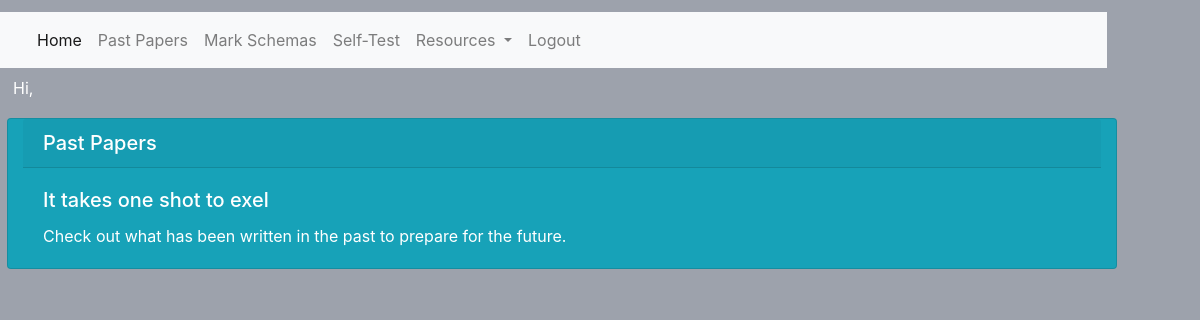
The page /lessons/past_papers/ (signed in) on the database as committed earlier.
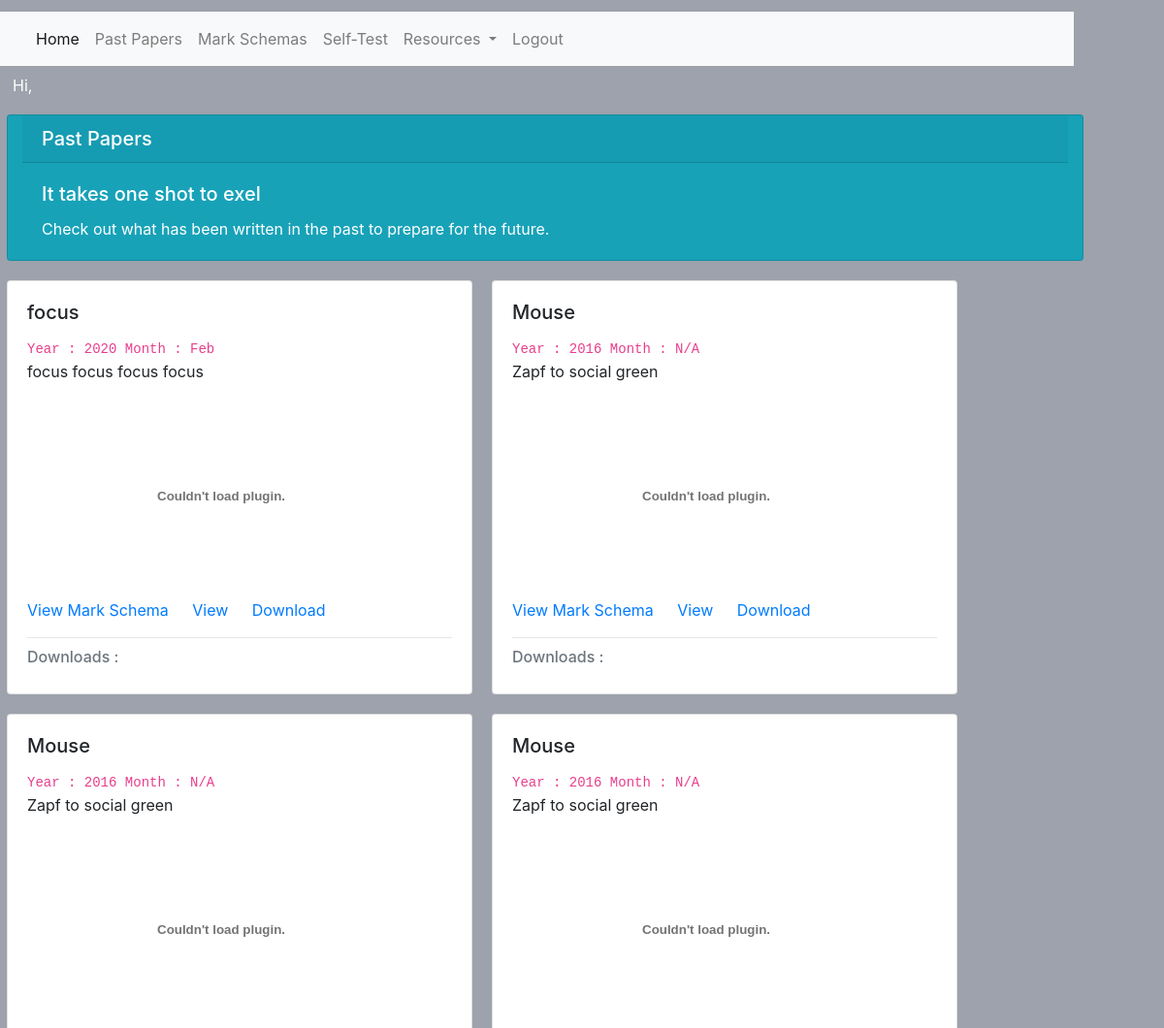
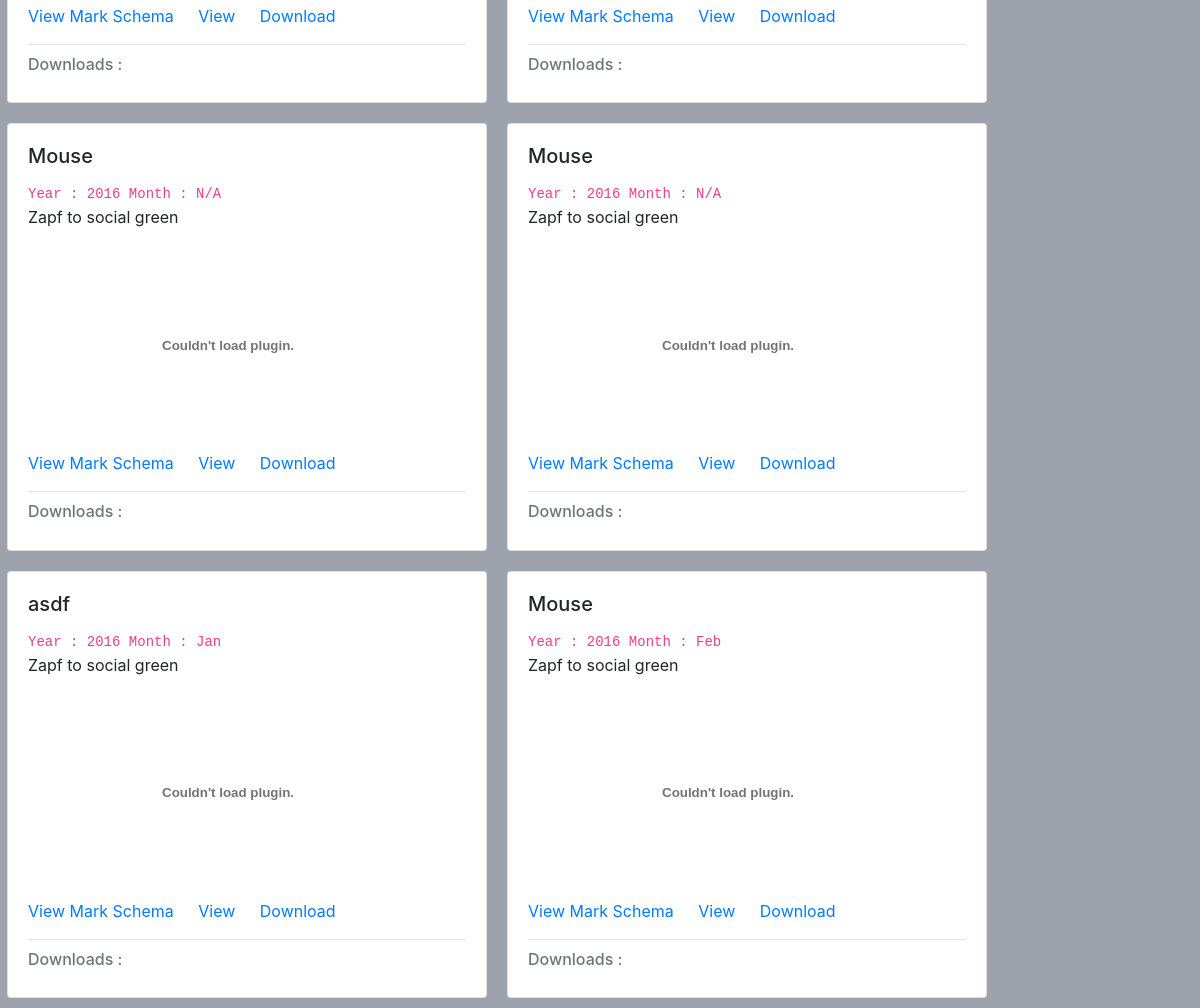
The same page on the database as committed later (2 pictures, top to bottom).
### tables this page shows
CREATE TABLE `past_papers` (
  `id` int(11) NOT NULL,
  `title` varchar(100) NOT NULL,
  `year` int(11) NOT NULL,
  `subject` varchar(100) DEFAULT NULL,
  `created_by` varchar(100) NOT NULL,
  `updated_at` date DEFAULT NULL,
  `created_at` timestamp NOT NULL DEFAULT current_timestamp(),
  `mark_schema_id` int(11) DEFAULT NULL,
  `downloads` bigint(20) DEFAULT NULL,
  `month` int(11) DEFAULT NULL,
  `description` text NOT NULL,
  `link` varchar(1000) NOT NULL,
  `level` varchar(100) NOT NULL DEFAULT 'junior'
);

### lessons/api/index.php (called while the page is built, shortened)
<?php
function getPastPapers(){
    $conn = DBCoonect();
       $grade = isset($_SESSION['user']['grade']) ? $_SESSION['user']['grade']: 'junior' ;
       $level = $grade > 9 ? 'senior' : 'junior';
            if (isset($_GET['month']) && isset($_GET['year'])) {
           $month = $_GET['month'];
           $year = $_GET['year'];
       $sql = "SELECT * FROM past_papers WHERE `month` = '$month' AND `year` = '$year' AND `level` = '$level' ";
           }
            elseif(isset($_SESSION['user']['role']) && $_SESSION['user']['role'] == 'admin'){
       $sql = "SELECT * FROM past_papers ";
            }
            else{
       $sql = "SELECT * FROM past_papers WHERE `level` = '$level' ";
           }
    $results = mysqli_query($conn,$sql);
    $rows = [];
    while ($row = mysqli_fetch_assoc($results)) {
        array_unshift($rows,$row);
    }
    return $rows;
}
function getFileStoragePath(){
    return 'http://'.$_SERVER['HTTP_HOST'].'/comp_test/storage/';
}

### lessons/past_papers/index.php (the view, shortened to what this page needs)
<?php
require_once('../../layout/admin/header.php');
require_once('../api/index.php');
$files = getPastPapers();
$months = ['N/A','Jan','Feb','March',"April","May","June","July","Aug","Sep","Oct","Nov","Dec"];
?>
<div class="card col-md-12 text-white bg-info mb-3">
  <h5 class="card-header">Past Papers</h5>
  <div class="card-body">
    <h5 class="card-title">It takes one shot to exel</h5>
    <p class="card-text">Check out what has been written in the past to prepare for the future.</p>
  </div>
</div>
<?php  if(count($files)):
        $index = 0;
        while($index < count($files) ):
            $row = $files[$index] ;
            $title = $row['title'];
            $id = $row['id'];
            $downloads = $row['downloads'];
            $description = $row['description'];
            $file = ($row['link']) ;
             $fileStorage =  getFileStoragePath();
            $path = ($fileStorage.$file) ;
           $month = $row['month'];
           $year = $row['year'];
           $markSchemaLink = "/comp_test/lessons/mark_schema?month=$month&year=$year";
    ?>
<div class="card " style="width: 30rem;">
  <div class="card-body">
    <h5 class="card-title"><?php echo $title?></h5>
      <code> Year : <?php echo  $year; ?> </code>
   <code> Month : <?php echo $months[$month] ?> </code>
    <p class="card-text">
    <?php echo $description?>
    </p>
    <embed src="<?php echo $path;  ?>" width="400" height="200" alt="pdf" pluginspage="http://www.adobe.com/products/acrobat/readstep2.html">
    <a href="<?php echo $markSchemaLink?>" class="card-link">View Mark Schema </a>
    <a href="<?php echo $path;  ?>" target='_blank' class="card-link">View </a>
    <a onclick="setDownloadCounter(event,<?php echo $id ?>)"  href="<?php echo $path;  ?>" target='_blank' class="card-link download" download>Download </a>
    <hr />
        <h6 class="card-subtitle mb-2 text-muted">
    Downloads :<?php echo $downloads?></h6>
  </div>
</div>
        <?php $index++; endwhile;   else:  ?>
<?php  endif  ?>
<?php
require_once('../../layout/admin/footer.php')
?>

Rows that differ between the two databases and show on the page:
added past_papers: title "focus", year "2020", month "Feb", description "focus focus focus focus"
added past_papers: title "Mouse", year "2016", month "N/A", description "Zapf to social green"
added past_papers: title "Mouse", year "2016", month "N/A", description "Zapf to social green"
added past_papers: title "Mouse", year "2016", month "N/A", description "Zapf to social green"
added past_papers: title "Mouse", year "2016", month "N/A", description "Zapf to social green"
added past_papers: title "Mouse", year "2016", month "N/A", description "Zapf to social green"
added past_papers: title "asdf", year "2016", month "Jan", description "Zapf to social green"
added past_papers: title "Mouse", year "2016", month "Feb", description "Zapf to social green"
